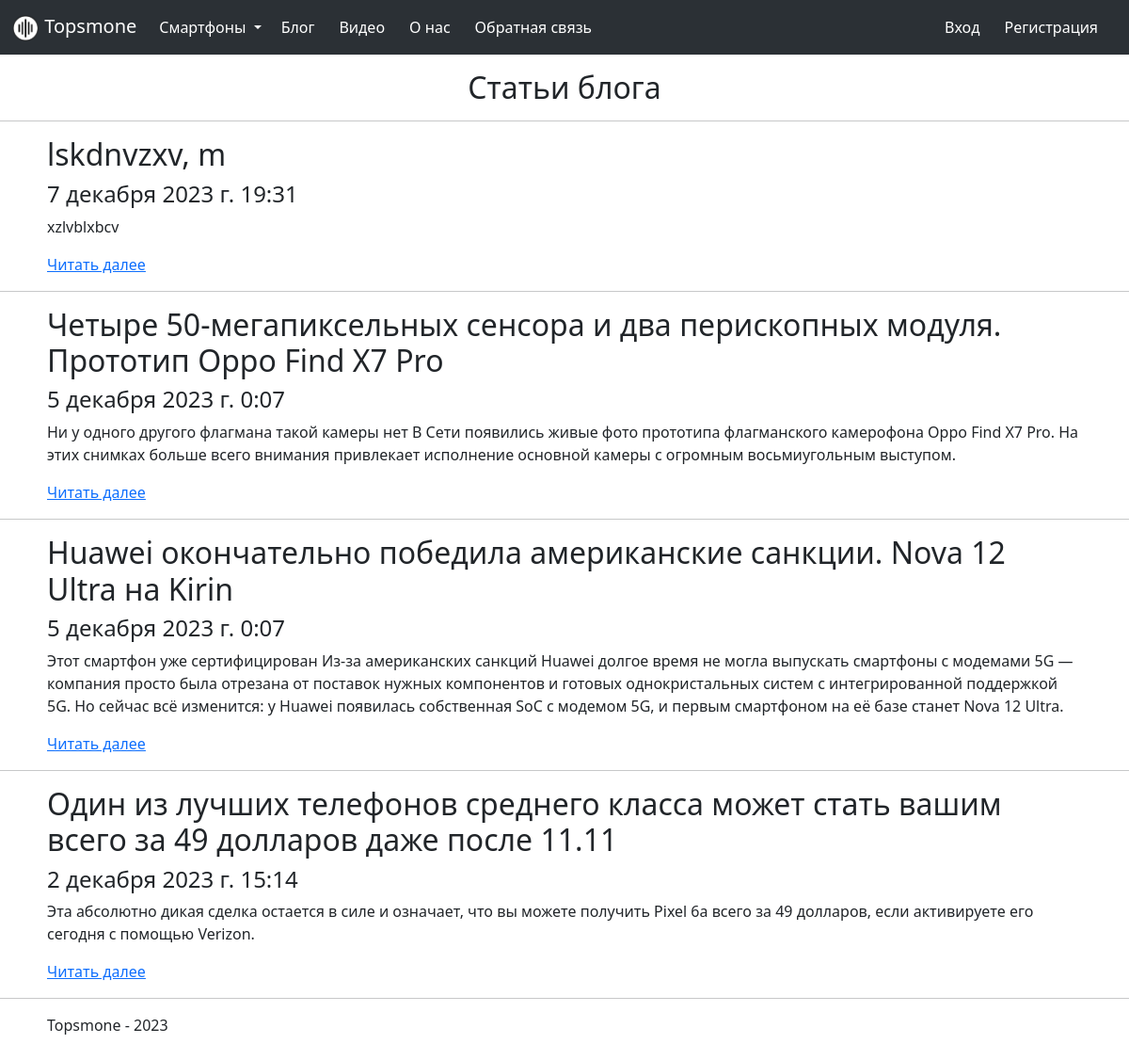
Page /blog on the committed database.
### App/models.py (models this page shows, shortened)
class Blog(models.Model):
    title = models.CharField(max_length=100, unique_for_date="posted", verbose_name="Заголовок")
    description = models.TextField(verbose_name="Краткое содержание")
    content = models.TextField(verbose_name="Полное содержание")
    posted = models.DateTimeField(default=datetime.now(), db_index=True, verbose_name="Опубликована")
    author = models.ForeignKey(User, null=True, blank=True, on_delete = models.SET_NULL, verbose_name = "Автор")
    image = models.FileField(default='temp.jpg',verbose_name='Путь к картинке')
    class Meta:
        db_table = "Posts"
        ordering=["-posted"]
        verbose_name = "статья блога"
        verbose_name_plural = "статьи блога"

### App/views.py (the view)
# urls.py: path('blog', views.blog, name='blog'),
def blog(request):
    posts=Blog.objects.all()
    assert isinstance(request, HttpRequest)
    return render(
        request,
        'blog.html',
        {
            'title':'Блог',
            'posts':posts,
            'year':datetime.now().year
        }
    )

### App/templates/App/blog.html
{% extends 'index.html' %}
{% block navbarOnAbout %}
<h2 style="padding-top:50px; text-align:center">Статьи блога</h2>
{% for post in posts %}
<hr />
<div style="padding-left:50px; padding-right:50px;">
    <h2>{{post.title}}</h2>
    <h4>{{post.posted}}</h4>
    <p>{{post.description}}</p>
    <p>
        <a href="{% url 'blogpost' parametr=post.id %}">
            Читать далее
        </a>
    </p>
</div>
{% endfor %}
{% endblock navbarOnAbout %}

### rows in the picture
Blog: title "lskdnvzxv, m", posted "7 декабря 2023 г. 19:31", description "xzlvblxbcv"
Blog: title "Четыре 50-мегапиксельных сенсора и два перископных модуля. Прототип Oppo Find X7 Pro", posted "5 декабря 2023 г. 0:07", description "Ни у одного другого флагмана такой камеры нет В Сети появились живые фото прототипа флагманского камерофона Oppo Find X7 Pro. На этих снимках больше всего внимания привлекает исполнение основной камеры с огромным восьмиугольным выступом."
Blog: title "Huawei окончательно победила американские санкции. Nova 12 Ultra на Kirin", posted "5 декабря 2023 г. 0:07", description "Этот смартфон уже сертифицирован Из-за американских санкций Huawei долгое время не могла выпускать смартфоны с модемами 5G — компания просто была отрезана от поставок нужных компонентов и готовых однокристальных систем с интегрированной поддержкой 5G. Но сейчас всё изменится: у Huawei появилась собственная SoC с модемом 5G, и первым смартфоном на её базе станет Nova 12 Ultra."
Blog: title "Один из лучших телефонов среднего класса может стать вашим всего за 49 долларов даже после 11.11", posted "2 декабря 2023 г. 15:14", description "Эта абсолютно дикая сделка остается в силе и означает, что вы можете получить Pixel 6a всего за 49 долларов, если активируете его сегодня с помощью Verizon."
